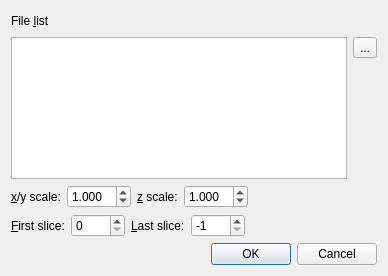
<?xml version="1.0" encoding="UTF-8"?>
<ui version="4.0">
 <class>LoadPointDialog</class>
 <widget class="QDialog" name="LoadPointDialog">
  <property name="geometry">
   <rect>
    <x>0</x>
    <y>0</y>
    <width>388</width>
    <height>276</height>
   </rect>
  </property>
  <property name="windowTitle">
   <string>Dialog</string>
  </property>
  <layout class="QVBoxLayout" name="verticalLayout_2">
   <item>
    <layout class="QHBoxLayout" name="horizontalLayout_3">
     <item>
      <widget class="QLabel" name="label">
       <property name="text">
        <string>File &amp;list</string>
       </property>
       <property name="buddy">
        <cstring>FileListTextEdit</cstring>
       </property>
      </widget>
     </item>
     <item>
      <spacer name="horizontalSpacer">
       <property name="orientation">
        <enum>Qt::Horizontal</enum>
       </property>
       <property name="sizeHint" stdset="0">
        <size>
         <width>40</width>
         <height>20</height>
        </size>
       </property>
      </spacer>
     </item>
    </layout>
   </item>
   <item>
    <layout class="QHBoxLayout" name="horizontalLayout_2">
     <item>
      <widget class="QTextEdit" name="FileListTextEdit">
       <property name="toolTip">
        <string>List of file to load. </string>
       </property>
      </widget>
     </item>
     <item>
      <layout class="QVBoxLayout" name="verticalLayout">
       <item>
        <widget class="QToolButton" name="loadToolButton">
         <property name="text">
          <string>...</string>
         </property>
        </widget>
       </item>
       <item>
        <spacer name="verticalSpacer">
         <property name="orientation">
          <enum>Qt::Vertical</enum>
         </property>
         <property name="sizeHint" stdset="0">
          <size>
           <width>20</width>
           <height>40</height>
          </size>
         </property>
        </spacer>
       </item>
      </layout>
     </item>
    </layout>
   </item>
   <item>
    <layout class="QHBoxLayout" name="horizontalLayout">
     <item>
      <widget class="QLabel" name="label_2">
       <property name="text">
        <string>&amp;x/y scale:</string>
       </property>
       <property name="buddy">
        <cstring>XYDoubleSpinBox</cstring>
       </property>
      </widget>
     </item>
     <item>
      <widget class="QDoubleSpinBox" name="XYDoubleSpinBox">
       <property name="decimals">
        <number>3</number>
       </property>
       <property name="singleStep">
        <double>0.100000000000000</double>
       </property>
       <property name="value">
        <double>1.000000000000000</double>
       </property>
      </widget>
     </item>
     <item>
      <widget class="QLabel" name="label_3">
       <property name="text">
        <string>&amp;z scale:</string>
       </property>
       <property name="buddy">
        <cstring>ZDoubleSpinBox</cstring>
       </property>
      </widget>
     </item>
     <item>
      <widget class="QDoubleSpinBox" name="ZDoubleSpinBox">
       <property name="decimals">
        <number>3</number>
       </property>
       <property name="singleStep">
        <double>0.100000000000000</double>
       </property>
       <property name="value">
        <double>1.000000000000000</double>
       </property>
      </widget>
     </item>
     <item>
      <spacer name="horizontalSpacer_2">
       <property name="orientation">
        <enum>Qt::Horizontal</enum>
       </property>
       <property name="sizeHint" stdset="0">
        <size>
         <width>40</width>
         <height>20</height>
        </size>
       </property>
      </spacer>
     </item>
    </layout>
   </item>
   <item>
    <layout class="QHBoxLayout" name="horizontalLayout_4">
     <item>
      <widget class="QLabel" name="label_4">
       <property name="text">
        <string>&amp;First slice:</string>
       </property>
       <property name="buddy">
        <cstring>FirstSliceSpinBox</cstring>
       </property>
      </widget>
     </item>
     <item>
      <widget class="QSpinBox" name="FirstSliceSpinBox">
       <property name="minimum">
        <number>0</number>
       </property>
       <property name="maximum">
        <number>9999</number>
       </property>
      </widget>
     </item>
     <item>
      <widget class="QLabel" name="label_5">
       <property name="text">
        <string>&amp;Last slice:</string>
       </property>
       <property name="buddy">
        <cstring>LastSliceSpinBox</cstring>
       </property>
      </widget>
     </item>
     <item>
      <widget class="QSpinBox" name="LastSliceSpinBox">
       <property name="minimum">
        <number>-1</number>
       </property>
       <property name="maximum">
        <number>9999</number>
       </property>
       <property name="value">
        <number>-1</number>
       </property>
      </widget>
     </item>
     <item>
      <spacer name="horizontalSpacer_3">
       <property name="orientation">
        <enum>Qt::Horizontal</enum>
       </property>
       <property name="sizeHint" stdset="0">
        <size>
         <width>40</width>
         <height>20</height>
        </size>
       </property>
      </spacer>
     </item>
    </layout>
   </item>
   <item>
    <widget class="QDialogButtonBox" name="buttonBox">
     <property name="orientation">
      <enum>Qt::Horizontal</enum>
     </property>
     <property name="standardButtons">
      <set>QDialogButtonBox::Cancel|QDialogButtonBox::Ok</set>
     </property>
    </widget>
   </item>
  </layout>
 </widget>
 <tabstops>
  <tabstop>FileListTextEdit</tabstop>
  <tabstop>loadToolButton</tabstop>
  <tabstop>XYDoubleSpinBox</tabstop>
  <tabstop>ZDoubleSpinBox</tabstop>
  <tabstop>FirstSliceSpinBox</tabstop>
  <tabstop>LastSliceSpinBox</tabstop>
 </tabstops>
 <resources/>
 <connections>
  <connection>
   <sender>buttonBox</sender>
   <signal>accepted()</signal>
   <receiver>LoadPointDialog</receiver>
   <slot>accept()</slot>
   <hints>
    <hint type="sourcelabel">
     <x>227</x>
     <y>138</y>
    </hint>
    <hint type="destinationlabel">
     <x>157</x>
     <y>159</y>
    </hint>
   </hints>
  </connection>
  <connection>
   <sender>buttonBox</sender>
   <signal>rejected()</signal>
   <receiver>LoadPointDialog</receiver>
   <slot>reject()</slot>
   <hints>
    <hint type="sourcelabel">
     <x>289</x>
     <y>144</y>
    </hint>
    <hint type="destinationlabel">
     <x>286</x>
     <y>159</y>
    </hint>
   </hints>
  </connection>
 </connections>
</ui>
